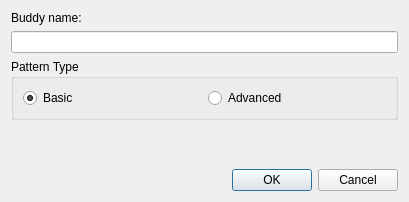
<?xml version="1.0" encoding="UTF-8"?>
<ui version="4.0">
 <class>AddBuddyDlg</class>
 <widget class="QDialog" name="AddBuddyDlg">
  <property name="geometry">
   <rect>
    <x>0</x>
    <y>0</y>
    <width>409</width>
    <height>202</height>
   </rect>
  </property>
  <property name="windowTitle">
   <string>Add Buddy</string>
  </property>
  <layout class="QVBoxLayout" name="verticalLayout_2">
   <item>
    <widget class="QLabel" name="label">
     <property name="sizePolicy">
      <sizepolicy hsizetype="Minimum" vsizetype="Minimum">
       <horstretch>0</horstretch>
       <verstretch>0</verstretch>
      </sizepolicy>
     </property>
     <property name="text">
      <string>Buddy name:</string>
     </property>
    </widget>
   </item>
   <item>
    <widget class="QLineEdit" name="patternBox"/>
   </item>
   <item>
    <widget class="QGroupBox" name="groupBox_2">
     <property name="title">
      <string>Pattern Type</string>
     </property>
     <layout class="QHBoxLayout" name="horizontalLayout">
      <item>
       <widget class="QRadioButton" name="basicPattern">
        <property name="text">
         <string>Basic</string>
        </property>
        <property name="checked">
         <bool>true</bool>
        </property>
       </widget>
      </item>
      <item>
       <widget class="QRadioButton" name="advancedPattern">
        <property name="text">
         <string>Advanced</string>
        </property>
       </widget>
      </item>
     </layout>
    </widget>
   </item>
   <item>
    <widget class="QLabel" name="lblTip">
     <property name="text">
      <string>&lt;tip&gt;</string>
     </property>
    </widget>
   </item>
   <item>
    <spacer name="verticalSpacer">
     <property name="orientation">
      <enum>Qt::Vertical</enum>
     </property>
     <property name="sizeHint" stdset="0">
      <size>
       <width>20</width>
       <height>40</height>
      </size>
     </property>
    </spacer>
   </item>
   <item>
    <widget class="QDialogButtonBox" name="buttonBox">
     <property name="standardButtons">
      <set>QDialogButtonBox::Cancel|QDialogButtonBox::Ok</set>
     </property>
    </widget>
   </item>
  </layout>
 </widget>
 <resources/>
 <connections>
  <connection>
   <sender>basicPattern</sender>
   <signal>toggled(bool)</signal>
   <receiver>AddBuddyDlg</receiver>
   <slot>updateTip()</slot>
   <hints>
    <hint type="sourcelabel">
     <x>37</x>
     <y>108</y>
    </hint>
    <hint type="destinationlabel">
     <x>0</x>
     <y>104</y>
    </hint>
   </hints>
  </connection>
  <connection>
   <sender>advancedPattern</sender>
   <signal>toggled(bool)</signal>
   <receiver>AddBuddyDlg</receiver>
   <slot>updateTip()</slot>
   <hints>
    <hint type="sourcelabel">
     <x>231</x>
     <y>108</y>
    </hint>
    <hint type="destinationlabel">
     <x>320</x>
     <y>102</y>
    </hint>
   </hints>
  </connection>
 </connections>
 <slots>
  <slot>showBasicTip(bool)</slot>
  <slot>showAdvancedTip(bool)</slot>
  <slot>updateTip()</slot>
 </slots>
</ui>
